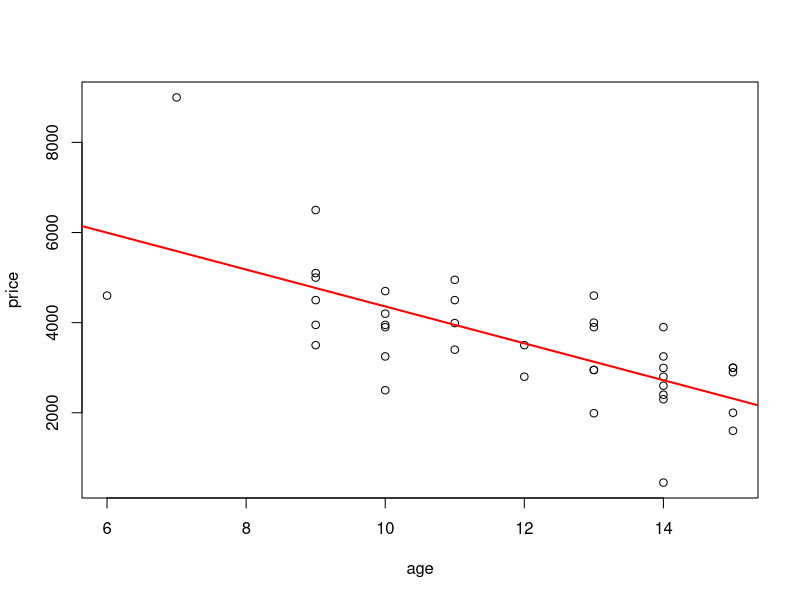
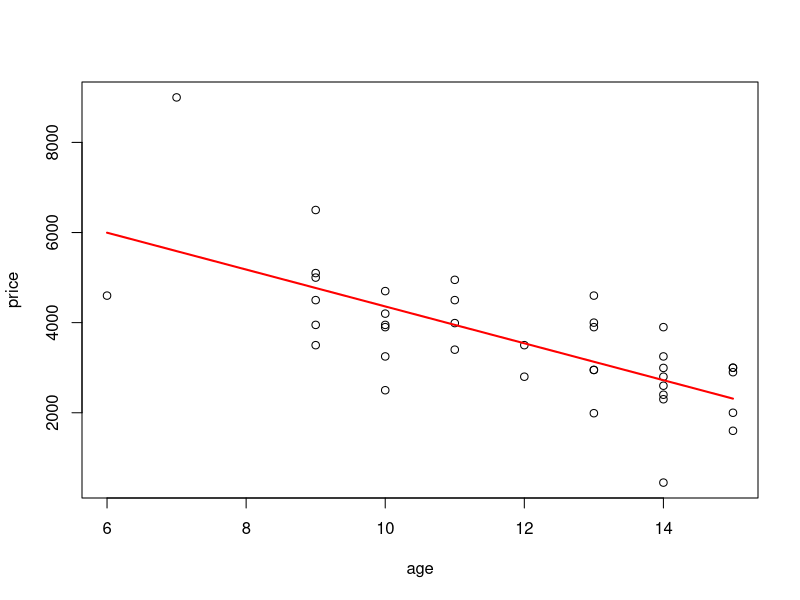

These figures' R source, in order:
# 2.2 Linear Gaussian Models

mitsub <- read.table("mitsub.txt", header = TRUE)
attach(mitsub)

head(mitsub)
n <- nrow(mitsub)

### ESTIMATE COEFFS USING MLE FORMULA ###

# need:
# X design matrix
# y responses

X <- cbind(rep(1, n), age)
y <- price

(coeff.est <- solve(t(X) %*% X) %*% t(X) %*% y)

### ESTIMATE COEFFS USING LM FUNCTION ###

lm.fit <- lm(price ~ age)
lm.fit$coefficients

### ESTIMATE COEFFS USING GLM FUNCTION ###

glm.fit <- glm(price ~ age, family="gaussian")
glm.fit$coefficients

### SCATTER PLOT WITH REGRESSION LINE ###

# can use the lm/glm object...
plot(age, price)
abline(lm.fit, lwd=2, col="red")

# ...or can use the fitted values directly, joining them with short lines
plot(age, price)
lines(x = age, y = lm.fit$fitted.values, lwd=2, col="red")

### CONFIDENCE INTERVALS FOR PARAMETERS ###

# denominator (n-2) can also be given by lm.fit$df.residual
sigma.hat <- sqrt(sum(summary(lm.fit)$residuals^2)/(n-2))
xbar <- mean(age)

SE.beta0 <- sqrt(sigma.hat^2 * ( 1/n + xbar^2 / sum((age - xbar)^2)))
SE.beta1 <- sqrt(sigma.hat^2 / sum((age - xbar)^2))

alpha <- 0.05
t_crit <- qt(alpha/2, n-2, lower.tail = FALSE)

beta0.hat <- lm.fit$coefficients[1]
beta1.hat <- lm.fit$coefficients[2]

(CI.beta0.lower <- beta0.hat - t_crit*SE.beta0)
(CI.beta0.upper <- beta0.hat + t_crit*SE.beta0)
(CI.beta1.lower <- beta1.hat - t_crit*SE.beta1)
(CI.beta1.upper <- beta1.hat + t_crit*SE.beta1)

# check against builtin function
confint(lm.fit)

detach(mitsub)
